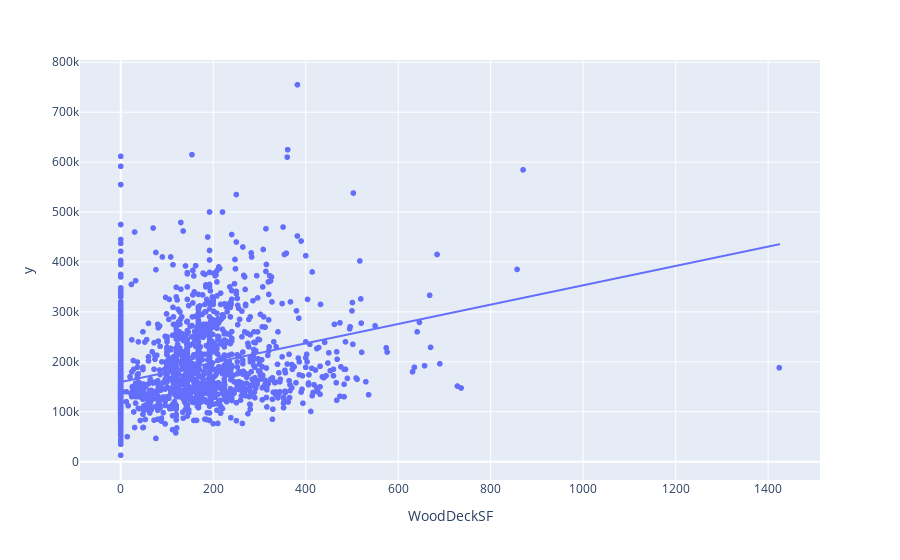
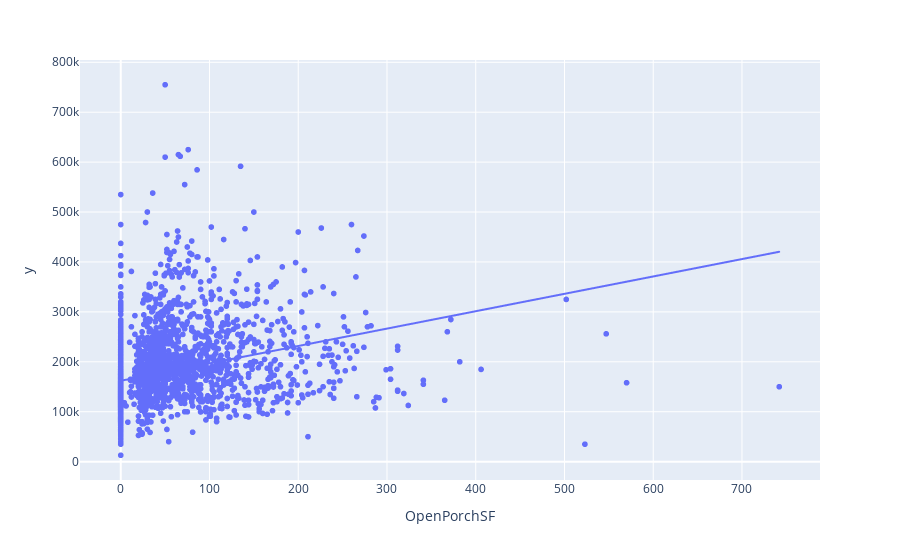
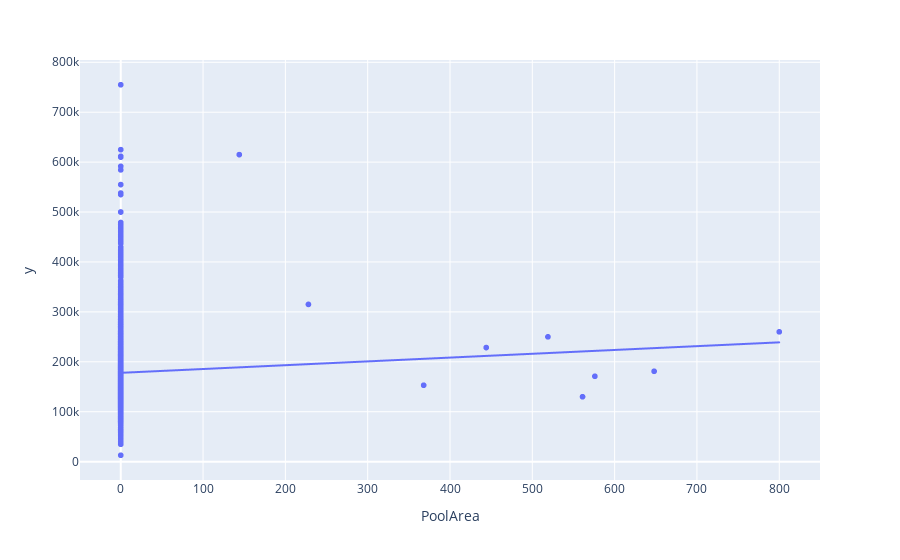
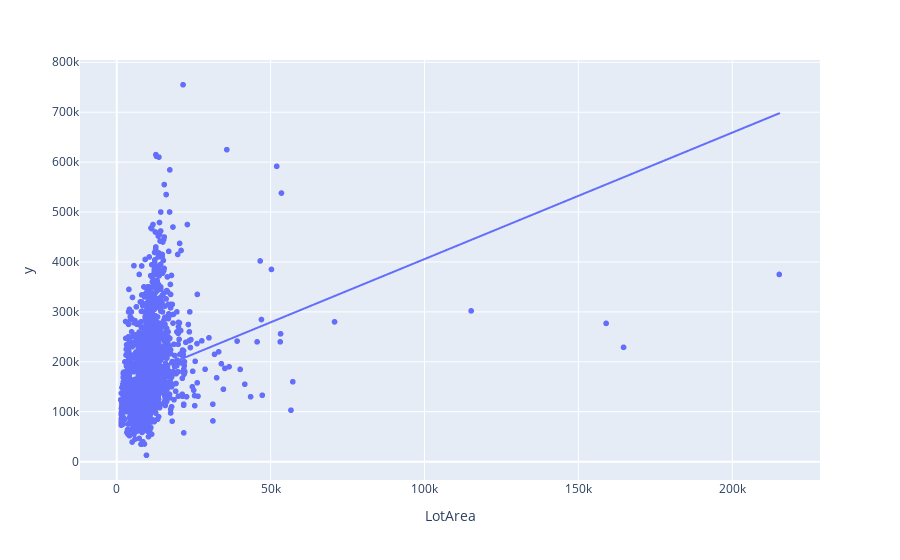

The notebook cell saved with these charts, in order:
### Code cell
outside_area = pd.DataFrame(housing_area[[
                                        'WoodDeckSF',
                                        'OpenPorchSF',
                                        'PoolArea',
                                        'LotArea']])

for col in outside_area:
    fig = px.scatter(outside_area, x= col,y=y,trendline='ols')
    fig.show()

### Figure 1 — Plotly figure (JSON) as saved in the notebook; plotly's stock layout.template omitted (floating-point values rounded to 4 significant figures; data arrays with more than 128 entries replaced by an {"elided": "..."} marker saying what was removed)
{"data": [{"hovertemplate": "WoodDeckSF=%{x}<br>y=%{y}<extra></extra>", "legendgroup": "", "marker": {"color": "#636efa", "symbol": "circle"}, "mode": "markers", "name": "", "showlegend": false, "type": "scattergl", "x": {"elided": "2579 int values"}, "xaxis": "x", "y": {"elided": "2579 int values"}, "yaxis": "y"}, {"hovertemplate": "<b>OLS trendline</b><br>y = 193.819 * WoodDeckSF + 159455<br>R<sup>2</sup>=0.111110<br><br>WoodDeckSF=%{x}<br>y=%{y} <b>(trend)</b><extra></extra>", "legendgroup": "", "marker": {"color": "#636efa", "symbol": "circle"}, "mode": "lines", "name": "", "showlegend": false, "type": "scattergl", "x": {"elided": "2579 int values"}, "xaxis": "x", "y": {"elided": "2579 float values"}, "yaxis": "y"}], "layout": {"legend": {"tracegroupgap": 0}, "margin": {"t": 60}, "xaxis": {"anchor": "y", "domain": [0, 1], "title": {"text": "WoodDeckSF"}}, "yaxis": {"anchor": "x", "domain": [0, 1], "title": {"text": "y"}}}}

### Figure 2 — Plotly figure (JSON) as saved in the notebook; plotly's stock layout.template omitted (floating-point values rounded to 4 significant figures; data arrays with more than 128 entries replaced by an {"elided": "..."} marker saying what was removed)
{"data": [{"hovertemplate": "OpenPorchSF=%{x}<br>y=%{y}<extra></extra>", "legendgroup": "", "marker": {"color": "#636efa", "symbol": "circle"}, "mode": "markers", "name": "", "showlegend": false, "type": "scattergl", "x": {"elided": "2579 int values"}, "xaxis": "x", "y": {"elided": "2579 int values"}, "yaxis": "y"}, {"hovertemplate": "<b>OLS trendline</b><br>y = 348.297 * OpenPorchSF + 161996<br>R<sup>2</sup>=0.094022<br><br>OpenPorchSF=%{x}<br>y=%{y} <b>(trend)</b><extra></extra>", "legendgroup": "", "marker": {"color": "#636efa", "symbol": "circle"}, "mode": "lines", "name": "", "showlegend": false, "type": "scattergl", "x": {"elided": "2579 int values"}, "xaxis": "x", "y": {"elided": "2579 float values"}, "yaxis": "y"}], "layout": {"legend": {"tracegroupgap": 0}, "margin": {"t": 60}, "xaxis": {"anchor": "y", "domain": [0, 1], "title": {"text": "OpenPorchSF"}}, "yaxis": {"anchor": "x", "domain": [0, 1], "title": {"text": "y"}}}}

### Figure 3 — Plotly figure (JSON) as saved in the notebook; plotly's stock layout.template omitted (floating-point values rounded to 4 significant figures; data arrays with more than 128 entries replaced by an {"elided": "..."} marker saying what was removed)
{"data": [{"hovertemplate": "PoolArea=%{x}<br>y=%{y}<extra></extra>", "legendgroup": "", "marker": {"color": "#636efa", "symbol": "circle"}, "mode": "markers", "name": "", "showlegend": false, "type": "scattergl", "x": {"elided": "2579 int values"}, "xaxis": "x", "y": {"elided": "2579 int values"}, "yaxis": "y"}, {"hovertemplate": "<b>OLS trendline</b><br>y = 76.2913 * PoolArea + 177927<br>R<sup>2</sup>=0.000952<br><br>PoolArea=%{x}<br>y=%{y} <b>(trend)</b><extra></extra>", "legendgroup": "", "marker": {"color": "#636efa", "symbol": "circle"}, "mode": "lines", "name": "", "showlegend": false, "type": "scattergl", "x": {"elided": "2579 int values"}, "xaxis": "x", "y": {"elided": "2579 float values"}, "yaxis": "y"}], "layout": {"legend": {"tracegroupgap": 0}, "margin": {"t": 60}, "xaxis": {"anchor": "y", "domain": [0, 1], "title": {"text": "PoolArea"}}, "yaxis": {"anchor": "x", "domain": [0, 1], "title": {"text": "y"}}}}

### Figure 4 — Plotly figure (JSON) as saved in the notebook; plotly's stock layout.template omitted (floating-point values rounded to 4 significant figures; data arrays with more than 128 entries replaced by an {"elided": "..."} marker saying what was removed)
{"data": [{"hovertemplate": "LotArea=%{x}<br>y=%{y}<extra></extra>", "legendgroup": "", "marker": {"color": "#636efa", "symbol": "circle"}, "mode": "markers", "name": "", "showlegend": false, "type": "scattergl", "x": {"elided": "2579 int values"}, "xaxis": "x", "y": {"elided": "2579 int values"}, "yaxis": "y"}, {"hovertemplate": "<b>OLS trendline</b><br>y = 2.53363 * LotArea + 152415<br>R<sup>2</sup>=0.075310<br><br>LotArea=%{x}<br>y=%{y} <b>(trend)</b><extra></extra>", "legendgroup": "", "marker": {"color": "#636efa", "symbol": "circle"}, "mode": "lines", "name": "", "showlegend": false, "type": "scattergl", "x": {"elided": "2579 int values"}, "xaxis": "x", "y": {"elided": "2579 float values"}, "yaxis": "y"}], "layout": {"legend": {"tracegroupgap": 0}, "margin": {"t": 60}, "xaxis": {"anchor": "y", "domain": [0, 1], "title": {"text": "LotArea"}}, "yaxis": {"anchor": "x", "domain": [0, 1], "title": {"text": "y"}}}}
